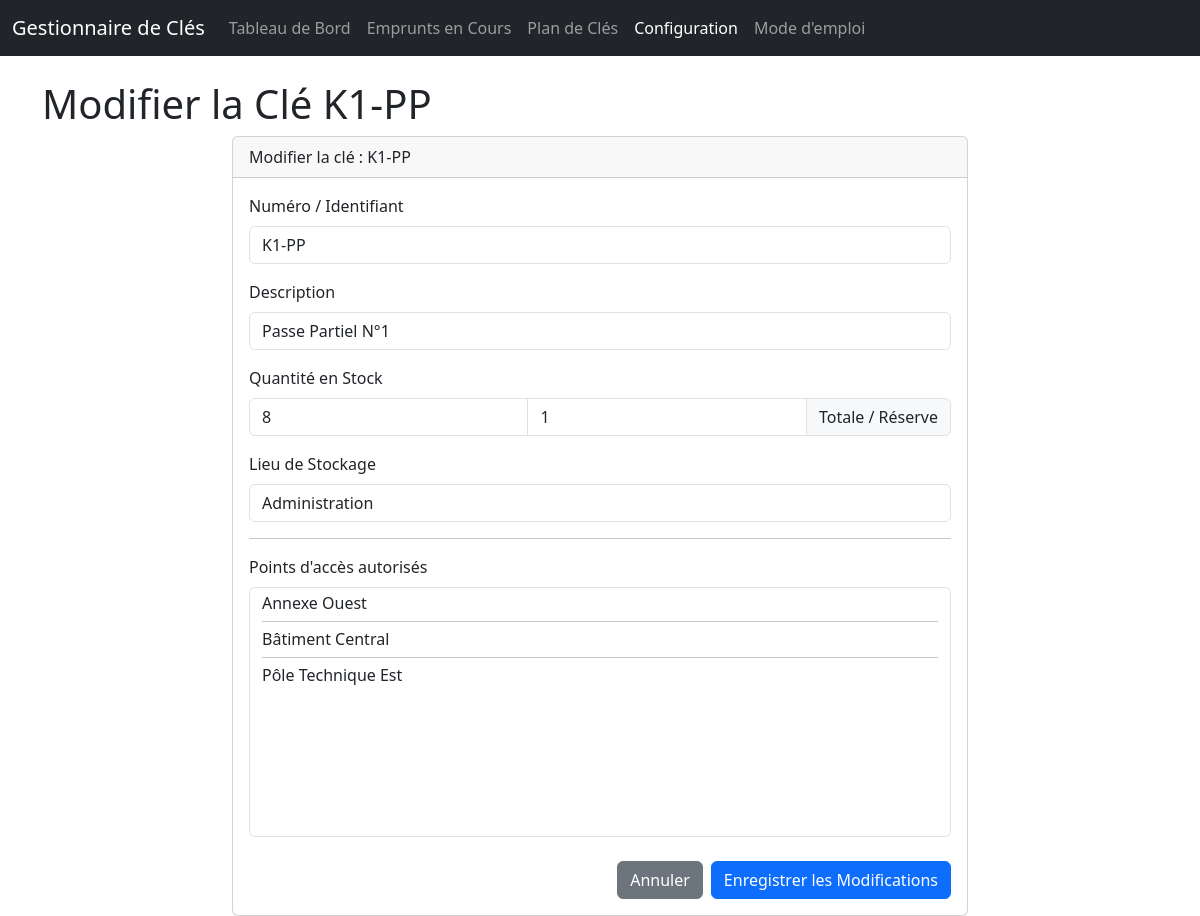
Page /keys/edit/1 on the earlier database version.
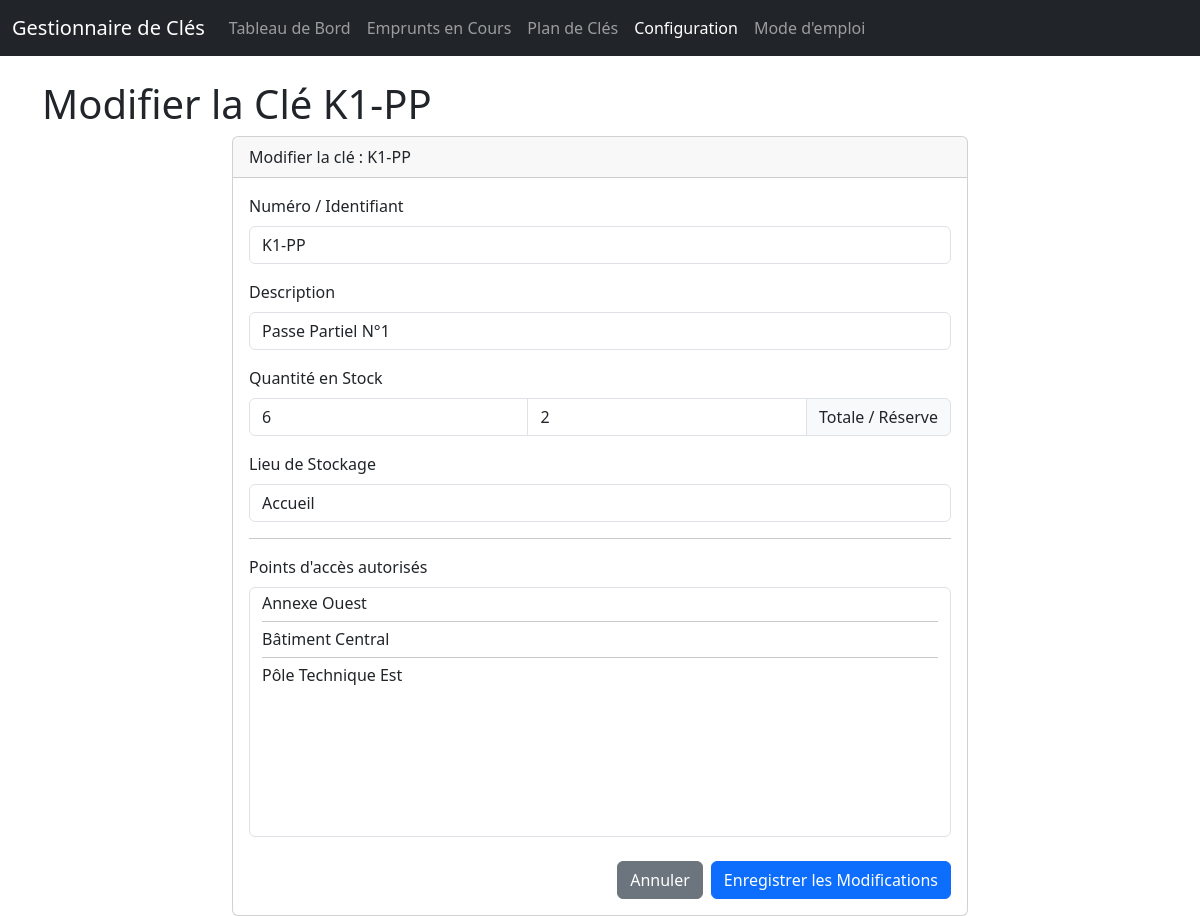
Same page on the later database version.
### app/main.py (models this page shows)
class Key(Base):
    __tablename__ = "keys"
    id = Column(Integer, primary_key=True, index=True)
    number = Column(String, unique=True, index=True, nullable=False)
    description = Column(String)
    quantity_total = Column(Integer, default=1)
    quantity_reserve = Column(Integer, default=0)
    storage_location = Column(String, nullable=True)
    loans = relationship("Loan", back_populates="key", cascade="all, delete-orphan")
    rooms = relationship("Room", secondary=key_room_association, back_populates="keys")

### app/main.py (the view)
@app.get("/keys/edit/{key_id}", response_class=HTMLResponse)
async def edit_key_form(request: Request, key_id: int, db: Session = Depends(get_db)):
    key = db.query(Key).filter(Key.id == key_id).first()
    if not key:
        return HTMLResponse("Clé non trouvée", status_code=404)
    buildings = db.query(Building).options(joinedload(Building.rooms)).order_by(Building.name).all()
    return templates.TemplateResponse("edit_key.html", {
        "request": request, "key": key, "buildings": buildings,
        "page_title": f"Modifier la Clé {key.number}"
    })

### app/templates/edit_key.html (shortened to what this page needs)
<!DOCTYPE html>
<html lang="fr">
<head>
    <link href="https://cdn.jsdelivr.net/npm/bootstrap@5.3.0/dist/css/bootstrap.min.css" rel="stylesheet">
</head>
<body>
    {% include 'navbar.html' %}
    <main class="container" style="padding-top: 5rem;">
        <h1>{{ page_title }}</h1>
        <div class="row justify-content-center">
            <div class="col-lg-8">
                <div class="card">
                    <div class="card-header">
                        Modifier la clé : {{ key.number }}
                    </div>
                    <div class="card-body">
                        <form action="/keys/edit/{{ key.id }}" method="post">
                            <div class="mb-3">
                                <label for="key_number" class="form-label">Numéro / Identifiant</label>
                                <input type="text" class="form-control" id="key_number" name="key_number" value="{{ key.number }}" required>
                            </div>
                            <div class="mb-3">
                                <label for="key_description" class="form-label">Description</label>
                                <input type="text" class="form-control" id="key_description" name="key_description" value="{{ key.description }}" required>
                            </div>
                            <div class="mb-3">
                                <label for="quantity_total" class="form-label">Quantité en Stock</label>
                                <div class="input-group">
                                    <input type="number" class="form-control" id="quantity_total" name="quantity_total" value="{{ key.quantity_total }}" min="1" required>
                                    <input type="number" class="form-control" id="quantity_reserve" name="quantity_reserve" value="{{ key.quantity_reserve }}" min="0" required>
                                    <span class="input-group-text">Totale / Réserve</span>
                                </div>
                            </div>
                            <div class="mb-3">
                                <label for="storage_location" class="form-label">Lieu de Stockage</label>
                                <input type="text" class="form-control" id="storage_location" name="storage_location" list="storage_locations" value="{{ key.storage_location or '' }}" placeholder="Ex: Accueil, Boîte 5...">
                            </div>
                            <hr>
                            <div class="mb-3">
                                <label class="form-label">Points d'accès autorisés</label>
                                <div class="form-control" style="height: 250px; overflow-y: scroll;">
                                    {% set key_location_ids = key.locations | map(attribute='id') | list %}
                                    {% for building in buildings %}
                                        <h6>{{ building.name }}</h6>
                                        {% if not loop.last %}<hr class="my-2">{% endif %}
                                    {% endfor %}
                                </div>
                            </div>
                            <div class="d-flex justify-content-end mt-4">
                                <a href="/keys" class="btn btn-secondary me-2">Annuler</a>
                                <button type="submit" class="btn btn-primary">Enregistrer les Modifications</button>
                            </div>
                        </form>
                    </div>
                </div>
            </div>
        </div>
    </main>
</body>
</html>

Differences in the rows shown:
changed Key "K1-PP": quantity_total "8" → "6"; quantity_reserve "1" → "2"; storage_location "Administration" → "Accueil"
